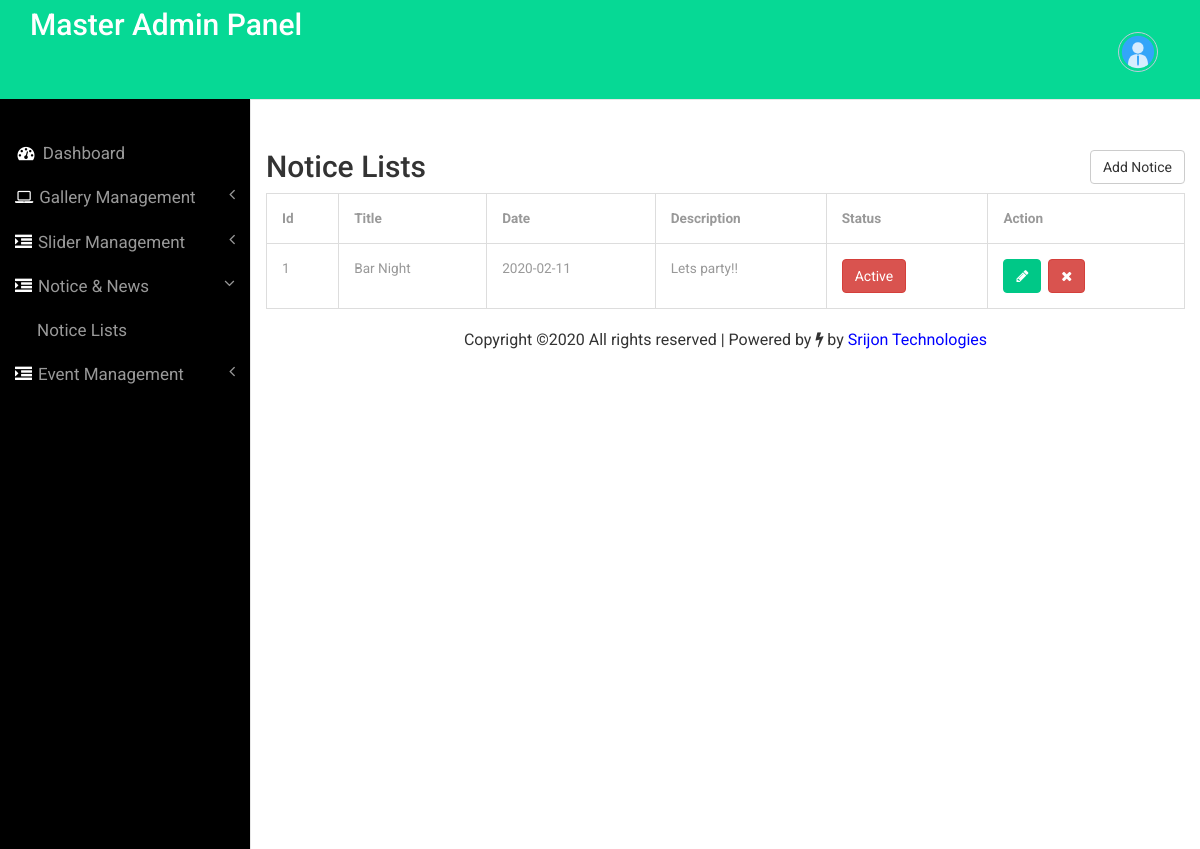
/admin/noticelist.php (signed in), run on an earlier commit of the app's database.
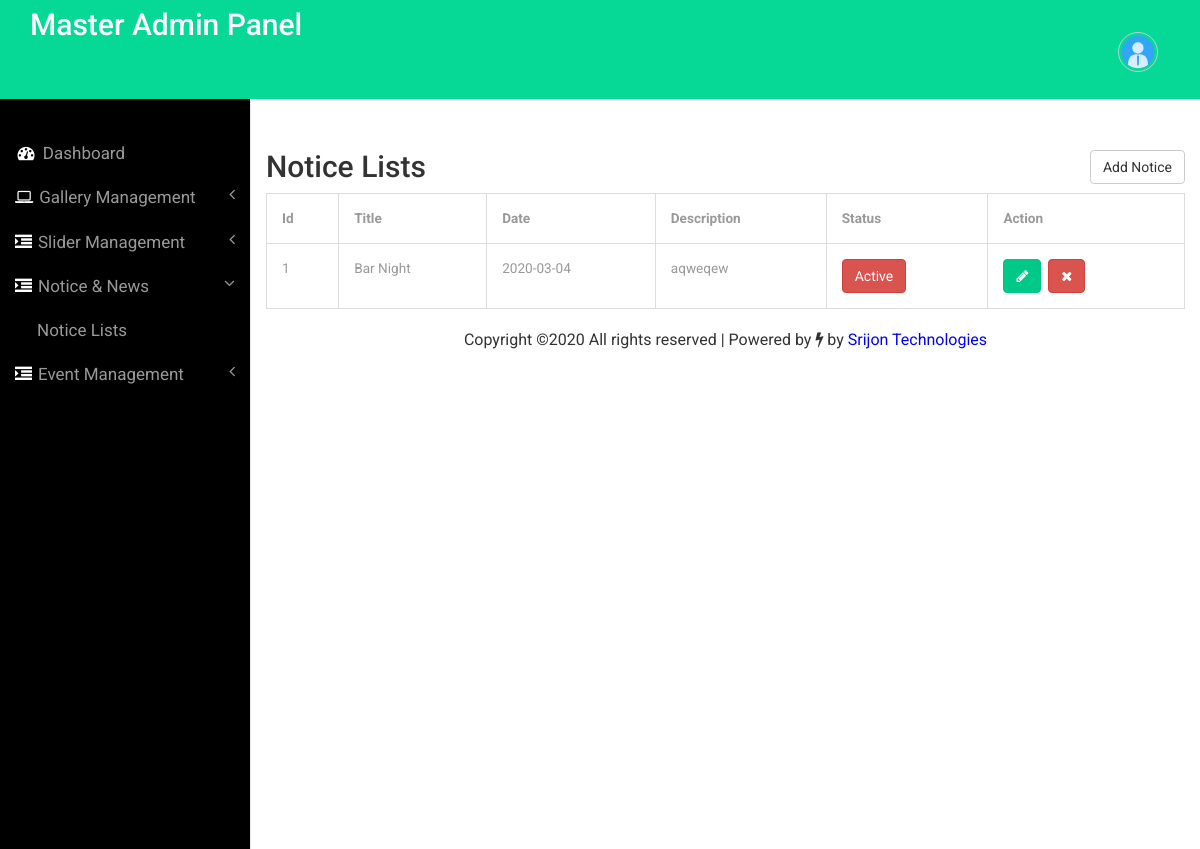
And on a later commit of the database.
### tables this page shows
CREATE TABLE `tbl_notice` (
  `Id` int(11) NOT NULL,
  `title` varchar(255) NOT NULL,
  `date` date NOT NULL,
  `description` longtext NOT NULL
);

### admin/noticelist.php (the view, shortened to what this page needs)
<?php
include('includes/config.php');
if(strlen($_SESSION['alogin'])==0)
	{
header('location:dashoard.php');
}
else{
	?>
<!DOCTYPE HTML>
<html>
<head>
<link href="css/bootstrap.min.css" rel='stylesheet' type='text/css' />
<link href="css/style.css" rel='stylesheet' type='text/css' />
<link href="css/font-awesome.css" rel="stylesheet">
</head>
<body>
<div id="wrapper">
        <nav class="top1 navbar navbar-default navbar-static-top" role="navigation" style="margin-bottom: 0">
            <div class="navbar-header">
                 <div class="container">
                                   <div class="logobox">
                                   <a class="navbar-brand" href="dashboard.php">Master Admin Panel</a>
                    </div></div>
            </div>
			    <?php include('includes/sidebar.php'); ?>
        </nav>
        <div id="page-wrapper">
            <div class="container">
                <div class="margin">
                <div class="row">
                <div class="col-md-6"><h2>Notice Lists</h2></div>
      <div class="col-md-6"><a href="addnotice.php"><button type="submit" class="btn btn-default">Add Notice</button></a></div>
                    </div></div>
  <table class="table table-bordered">
    <thead>
      <tr>
        <th>Id</th>
        <th>Title</th>
        <th>Date</th>
        <th>Description</th>
        <th>Status</th>
        <th>Action</th>
      </tr>
    </thead>
    <?php $sql = "SELECT * from tbl_notice";
$query = $dbh -> prepare($sql);
$query->execute();
$results=$query->fetchAll(PDO::FETCH_OBJ);
$cnt=1;
if($query->rowCount() > 0)
{
foreach($results as $result)
{				?>
    <tbody>
      <tr>
      <td><?php echo htmlentities($cnt);?></td>
      <td><?php echo htmlentities($result->title);?></td>
      <td><?php echo htmlentities($result->date);?></td>
      <td><?php echo htmlentities($result->description);?></td>
      <td><button type="submit" class="btn btn-danger">Active</button></td>
      <td><a href="updatenotice.php?nid=<?php echo htmlentities($result->Id); ?>" class="btn btn-primary" title=""
      data-toggle="tooltip" data-original-title="Edit"><i class="fa fa-pencil"></i></a>&nbsp;
      <a href="noticelist.php?nid=<?php echo htmlentities($result->Id);?>" id="4"  onclick="return confirm('Do you really want to delete')" class="btn btn-danger delete-btn" title="Delete" data-toggle="tooltip">
        <i class="fa fa-times"></i></a>&nbsp;</td>
      </tr>
      <?php $cnt=$cnt+1;} }?>
    </tbody>
  </table>
</div>
                                    <?php include('includes/copyright.php') ?>
        </div>
      </div>
<link href="css/custom.css" rel="stylesheet">
</body>
</html>
  <?php } ?>

What changed in the data, as far as the page shows it:
changed tbl_notice "Bar Night": date "2020-02-11" → "2020-03-04"; description "Lets party!!" → "aqweqew"
